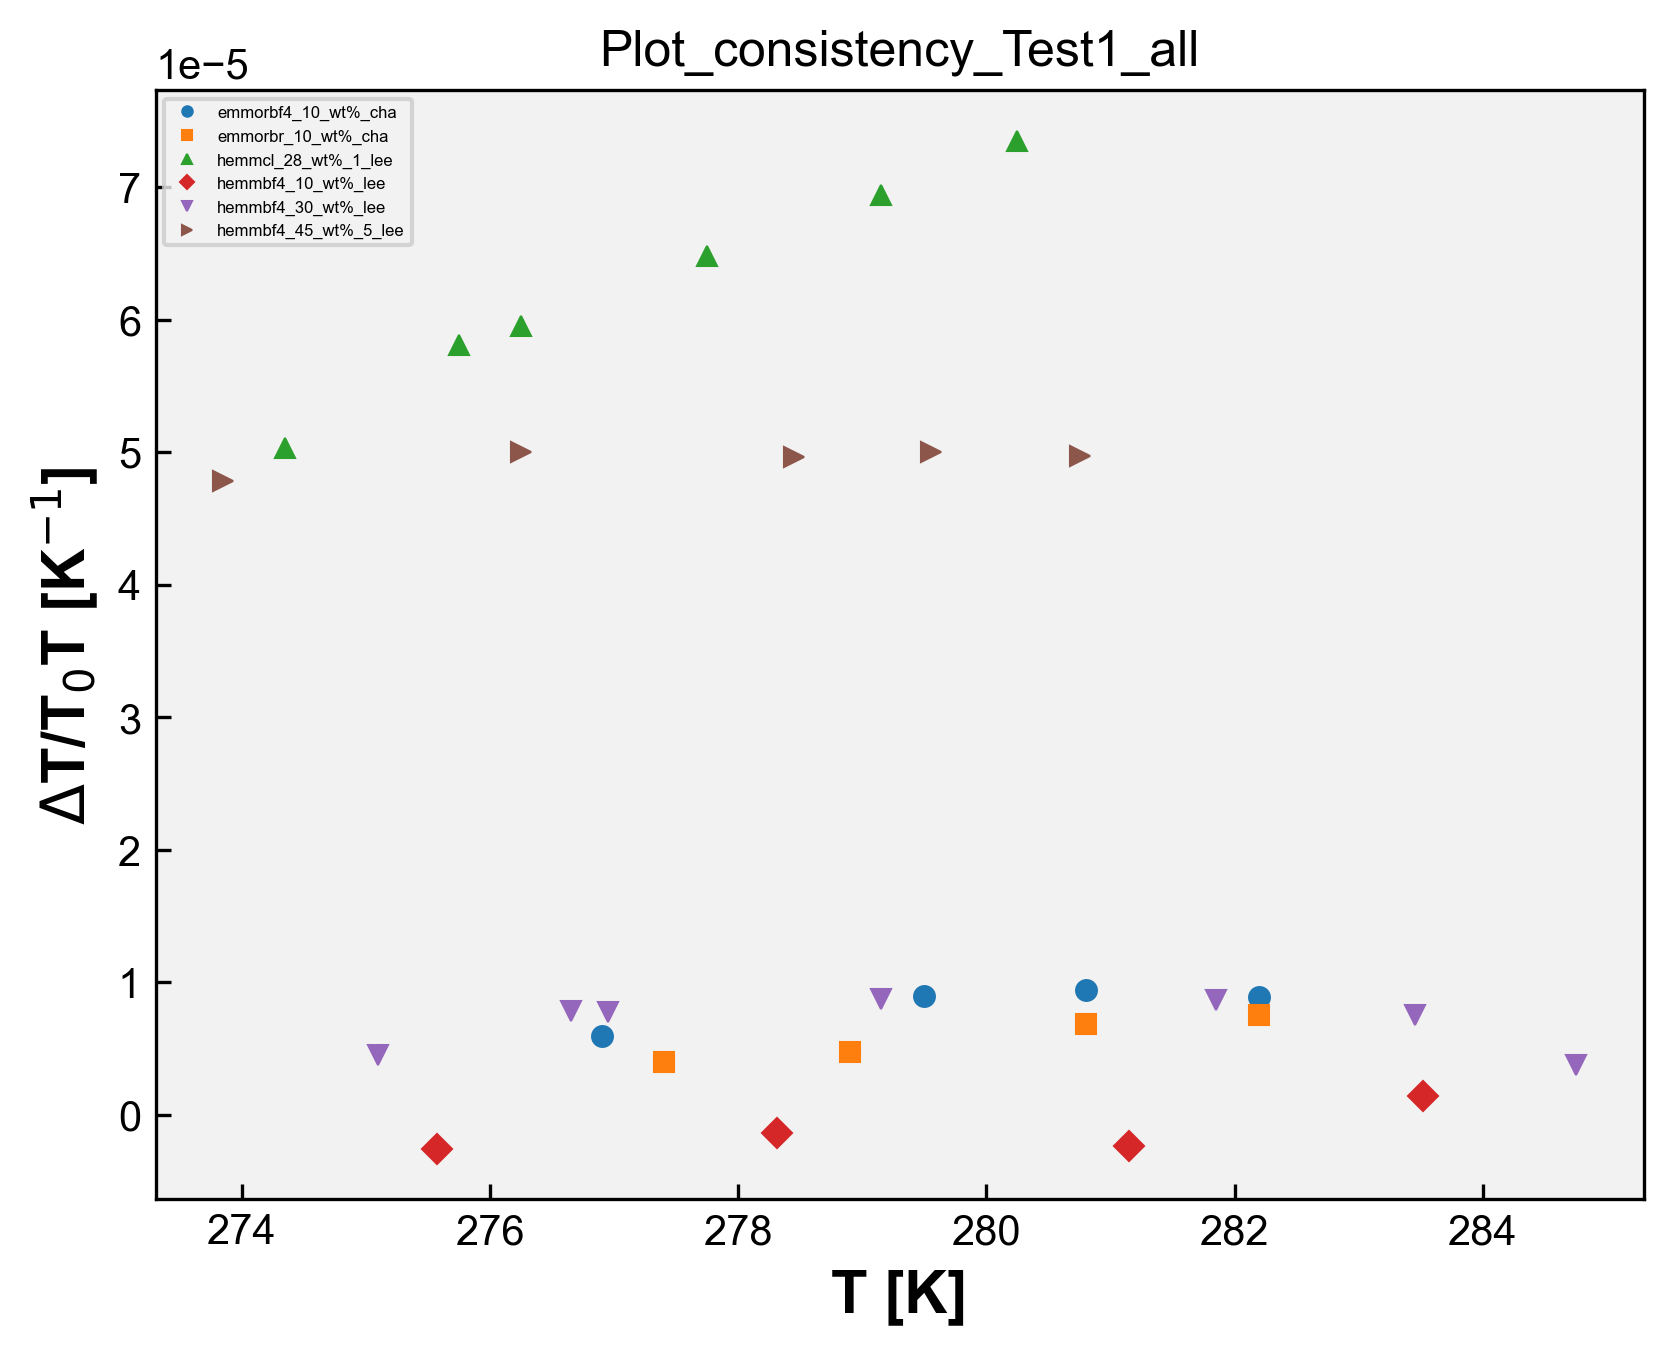

The script that drew this image:
# Plot_consistency - Morpholinium - Todos os Sistemas
import matplotlib.pyplot as plt
import matplotlib
from matplotlib.font_manager import FontProperties
import pandas as pd
import numpy as np
import openpyxl
import os

matplotlib.rcParams['font.family'] = "Arial" # change the default font # mudança da fonte
matplotlib.rcParams['xtick.direction'] = 'in' # change the ticks direction # mudança da direção dos marcadores ao longo dos eixos de um gráfico que indicam valores específicos
matplotlib.rcParams['ytick.direction'] = 'in'
font = FontProperties() # cria uma instância de propriedades de fontes, tamanho, estilo e família
font.set_family('sans-serif') # 'serif', 'sans-serif', 'cursive', 'fantasy', or 'monospace' # família da fonte
font.set_name('Arial') # nome da fonte
font.set_weight('bold') # 'ultralight', 'light', 'normal', 'regular', 'book', 'medium', 'roman', 'semibold', 'demibold', 'demi', 'bold', 'heavy', 'extra bold', 'black' # peso da fonte
font.set_style('normal') #'normal', 'italic' or 'oblique' # estilo da fonte, negrito, itálico, normal, etc
font.set_size('x-large') # xx-small', 'x-small', 'small', 'medium', 'large', 'x-large', 'xx-large' # tamanho da fonte
plt.rcParams['figure.dpi'] = 300 # resolução padrão para as figuras exibidas na tela
plt.rcParams['savefig.dpi'] = 300 # resolução padrão para as figuras salvas em arquivos PNG, PDF ou SVG
opt = {'fillstyle':'full','markersize':5,'markeredgewidth':0.5} # aparência dos marcadores, fillstyle: full - estilo de preenchimento markersize: 5 - tamanho do marcador markeredgewidth: 0.5 largura da borda do marcador
plt.rcParams['figure.facecolor'] = (1.0,1.0,1.0,0.0) # cor de fundo da figura como transparente
plt.rcParams['axes.facecolor'] = '0.95' # cor de fundo dos eixos como uma tonalidade de cinza claro
#plt.rcParams['figure.figsize'] = (4,4) # tamanho da figura padrão em polegadas


caminho_arquivo = 'Morpholinium  - Todos os Sistemas.xlsx' # caminho do arquivo de DMA
wb = openpyxl.load_workbook(caminho_arquivo) # ler dados de abas individuais do arquivo Excel sem abrir e fechar repetidamente, mantém aberto. Mais eficiente se você precisa ler dados de várias abas do arquivo. Lista com os nomes de todas as abas do arquivo Excel.
# load_workbook é a função usada para carregar o arquvio Excel

dados_coluna_D_array = [] # matriz para guardar os dados da coluna C de todas as sheet
dados_coluna_K_array = [] # matriz para guardar os dados da coluna I de todas as sheet

nomes_abas = []

for i in wb.sheetnames: # para i dentro da lista wb com os nomes de todas as abas
    nome_aba = wb[i] # obtém o nome da aba na posição i na lista wb, que contém os nomes de todas as abas
    nome_aba_split = nome_aba.title.split("_") # nome_aba é o nome completo da aba. nome_aba.title converte o nome da aba para o formato de título. split("_ ") divide o nome da aba em duas partes usando o caractere "_ "
    if len(nome_aba_split) > 2: # se o nome da aba contiver mais de duas partes
        nome_aba_split.insert(2, "wt%") # insere wt% entre a segunda e a terceira partes do nome da aba
        nome_aba_final = "_".join(nome_aba_split) # junta as partes do nome da aba de volta com "_"
        print('nome_aba_final', nome_aba_final)
        nomes_abas.append(nome_aba_final) # adiciona o nome modificado _a lista de nomes das abas
    else:
        nomes_abas.append(nome_aba.title) # nome da aba não tiver mais de duas partes, adiciona o nome completo da aba à lista nomes_abas (usada na legenda)

    dados_coluna_D = [] # abre uma lista para os dados da coluna C da sheet
    dados_coluna_K = [] # abre uma lista para os dados da coluna I da sheet

    for j in nome_aba.iter_rows(min_row=2, values_only=True): # iter_rows: permite iterar sobre as linhas dessa aba # min_row=2: especifica a primeira linha a ser considerada, nesse caso, começa na segunda linha, pois a primeira linha geralmente contém os cabeçalhos das colunas # values_only=True: indica que queremos obter apenas os valores das células, sem incluir informações adicionais como formatação, fórmulas ou estilos.
        dados_coluna_D.append(j[3])
        dados_coluna_K.append(j[10])

    dados_coluna_D_array.append(dados_coluna_D)
    dados_coluna_K_array.append(dados_coluna_K)

print('dados_C', dados_coluna_D_array)
print('dados_I', dados_coluna_K_array)

# Plotagem dos dados:

symbols = ['o', 's', '^', 'D', 'v', '>', '<', 'P', 'X', 'H', '*', 'h', '+', 'x', '|', '_', '1', '2', '3', '4', 'p', ',', '.', '8', 'p', 'd', 'D', '|', '_', '$...$']
# Exemplos de símbolos

# Vetor de cores
colors = ['#1f77b4', '#ff7f0e', '#2ca02c', '#d62728', '#9467bd', '#8c564b', '#e377c2', '#7f7f7f', '#bcbd22', '#17becf',  '#aec7e8',  '#ffbb78', '#98df8a', '#ff9896', '#c5b0d5', '#c49c94',  '#f7b6d2', '#c7c7c7',  '#dbdb8d',  '#9edae5',  '#393b79',  '#5254a3', '#6b6ecf',  '#9c9ede',  '#637939',  '#8ca252',  '#b5cf6b', '#cedb9c',  '#8c6d31',  '#bd9e39',  '#e7ba52',  '#e7cb94',  '#843c39', '#ad494a', '#d6616b',  '#e7969c',  '#7b4173', '#a55194',  '#ce6dbd',  '#de9ed6']

for i in range(len(dados_coluna_D_array)):
    x = dados_coluna_D_array[i]
    y = dados_coluna_K_array[i]
    print('x', x)
    print('y', y)
    symbol=symbols[i]
    color=colors[i]
    plt.plot(x, y, marker=symbol, markersize=opt['markersize'], markeredgewidth=opt['markeredgewidth'], fillstyle=opt['fillstyle'], color=color, linestyle='none')

plt.legend(nomes_abas, loc='upper left', fontsize=4, markerscale=0.5)
plt.xlabel('T [K]',fontproperties=font)
plt.ylabel('$\Delta$T/T$_0$T [K$^{-1}$]',fontproperties=font)
#plt.legend(loc="upper left")
# teste
nome_arquivo_python = os.path.basename(__file__) # obter o nome do arquivo python atual
nome_arquivo_sem_extensao = os.path.splitext(nome_arquivo_python)[0] # obter o nome do arquivo sem extensão # [0] vai acessar o primeiro elemento da tupla retornado por path.splitext

plt.title(nome_arquivo_sem_extensao)

plt.savefig(f'{nome_arquivo_sem_extensao}.png',format='png',bbox_inches='tight',
                dpi=300,transparent=False)
plt.show()
